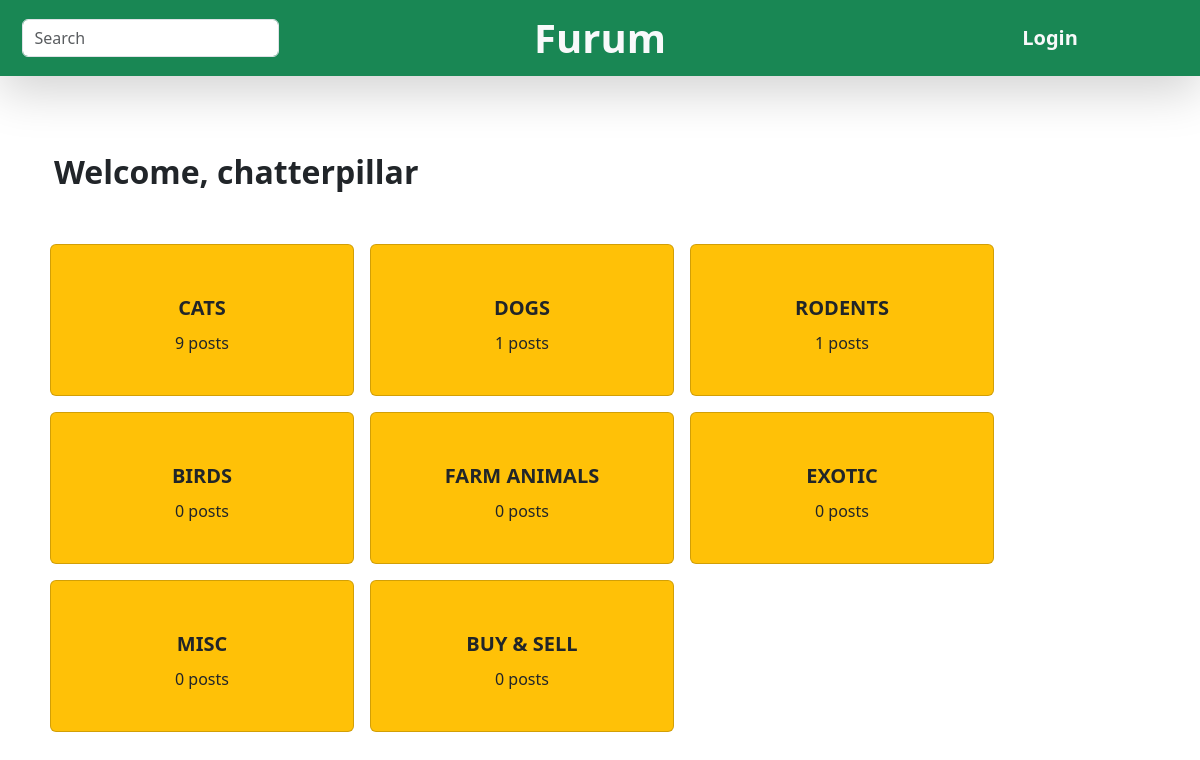
Before: /furum/ with the older database file.
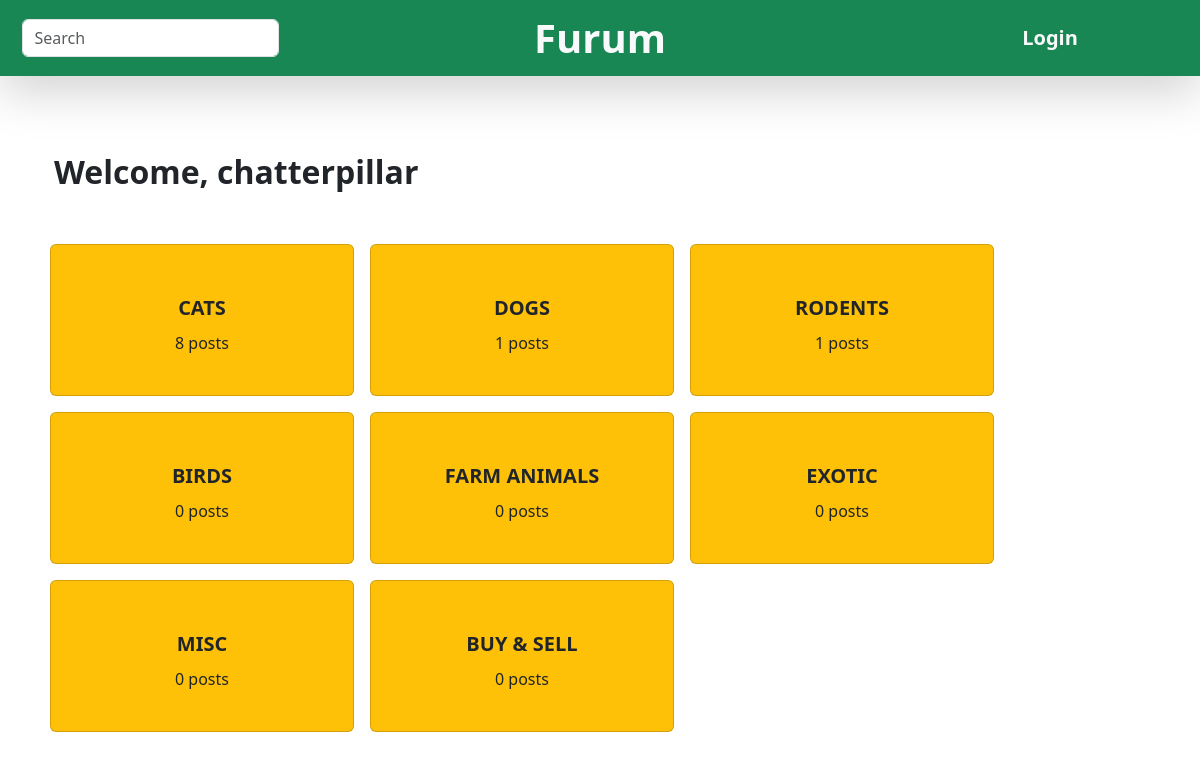
After: the same page with the newer database file.
### furumapp/models.py (models this page shows, shortened)
class Topic(models.Model):
    topic = models.CharField(max_length=1000)
    slug = models.CharField(max_length=1000)
    post_count = models.IntegerField()

### furumapp/views.py (the view)
# urls.py: path('', Home_View),
def Home_View(request):
    topics = Topic.objects.all()
    return render(request, "furumapp/index.html", {"topics": topics})

### furumapp/templates/furumapp/index.html
{% extends "furumapp/base.html" %}
{% load static %}
{% block content %}
    <div class="container mt-5 p-4">
                <p class="fs-2 fw-bold">Welcome, chatterpillar</p>
    </div>
    <div class="container d-flex flex-row flex-wrap">
        {% if topics %}
                {% for topic in topics %}
                    <div class="card bg-warning m-2 py-4" style="width: 19rem;">
                          <div class="card-body d-flex flex-column align-items-center">
                                <a href="/furum/posts/{{ topic.slug }}" class="link-dark text-center text-decoration-none fs-5 fw-bold my-2 stretched-link">{{ topic.topic }}</a>
                                <p class="card-text">{{ topic.post_count }} posts</p>
                          </div>
                    </div>
                {% endfor %}
        {% endif %}
    </div>
{% endblock %}

### furumapp/templates/furumapp/base.html (shortened to what this page needs)
<!DOCTYPE html>
<html lang="en">
    <head>
        {% load static %}
        {% load bootstrap5 %}
        {% bootstrap_css %}
    </head>
    <body>
        <nav class="navbar sticky-top shadow-lg bg-success d-flex justify-content-around align-items-center">
            <div class="d-flex w-25 justify-content-center">
                <form action="{% url 'search_post' %}" method="GET">
                    <input class="form-control" type="search" name="search_query" placeholder="Search" aria-label="Search">
                </form>
            </div>
            <div class="d-flex w-50 justify-content-center">
                <a class="link-light text-decoration-none fs-1 fw-bold" href = "/furum/">Furum</a>
            </div>
            <div class="d-flex w-25 justify-content-center">
                {%if request.user.is_authenticated %}
                <a href="{% url 'logout' %}" class="link-light text-decoration-none fs-5 fw-bold">Logout</a>
            {%else%}
                <a href="{% url 'login' %}" class="link-light text-decoration-none fs-5 fw-bold">Login</a>
            {%endif%}
            </div>
        </nav>
        <div class="mb-5">
            <main>
                {% block content %}
                {% endblock %}
            </main>
        </div>
    </body>
</html>

Changed rows visible on the page:
changed Topic "CATS": post_count "9" → "8"
